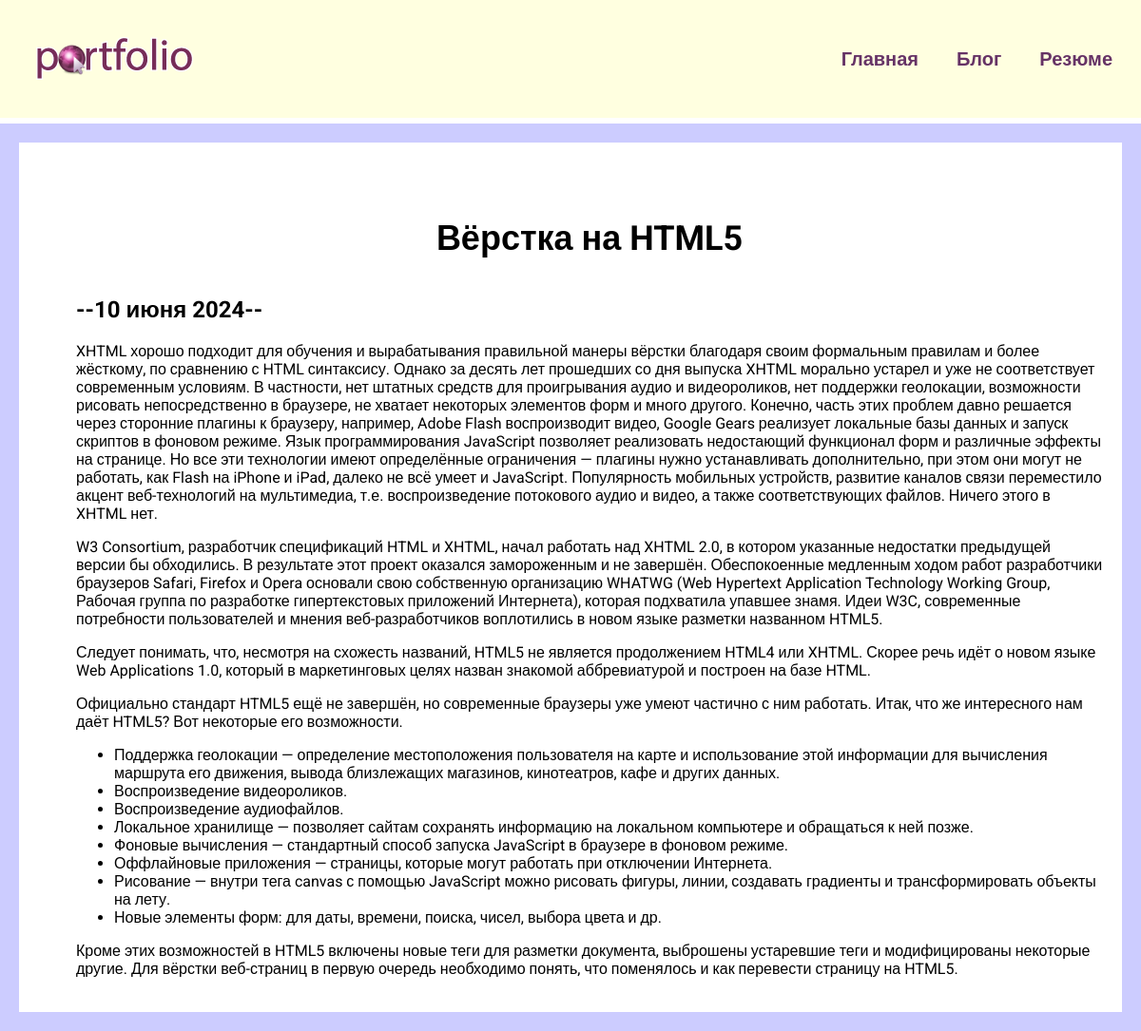
Page /blog/1/ on the committed database.
### blog/models.py (models this page shows, shortened)
class Blog(models.Model):
    title = models.CharField(max_length=200)
    description = models.TextField()
    date = models.DateField()

### blog/views.py (the view)
# urls.py: path('<int:blog_id>/', views.detail, name='detail'),
def detail(request, blog_id):
    blog = get_object_or_404(Blog, pk=blog_id)
    return render(request, 'blog/details.html', {'blog': blog})

### blog/templates/blog/details.html
{% extends 'skills/base.html' %}
{% block content %}
<div class="detail">
    <h1>{{ blog.title }}</h1>
    <h2>--{{ blog.date|date:'j E Y' }}--</h2>
    {{ blog.description|safe }}
</div>
{% endblock %}

### skills/static/css/style.css (style rules this page uses)
body { font-family: "Roboto", sans-serif; background: #CCCCFF; margin: 0; padding: 0; }
.content h1 { text-align: center; margin: 60px 0 40px; font-size: 36px; }
.detail { background: #FFF; padding: 20px 20px 20px 60px; }

### rows in the picture
Blog: title "Вёрстка на HTML5", date "10 июня 2024", description "XHTML хорошо подходит для обучения и вырабатывания правильной манеры вёрстки благодаря своим формальным правилам и более жёсткому, по сравнению с HTML синтаксису. Однако за десять лет прошедших со дня выпуска XHTML морально устарел и уже не соответствует современным условиям. В частности, нет штатных средств для проигрывания аудио и видеороликов, нет поддержки геолокации, возможности рисовать непосредственно в браузере, не хватает некоторых элементов форм и много другого. Конечно, часть этих проблем давно решается через сторонние плагины к браузеру, например, Adobe Flash воспроизводит видео, Google Gears реализует локальные базы данных и запуск скриптов в фоновом режиме. Язык…"
